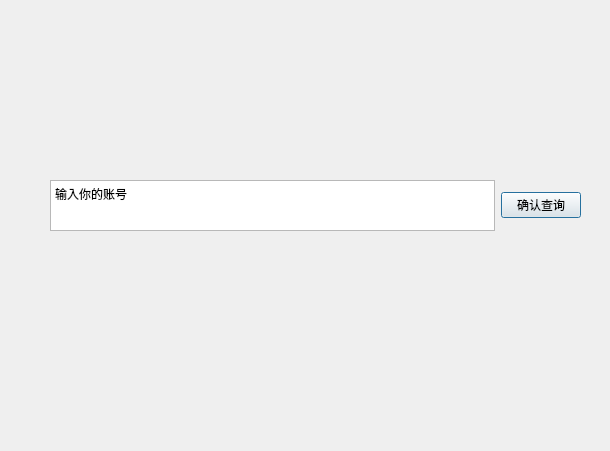
<?xml version="1.0" encoding="UTF-8"?>
<ui version="4.0">
 <class>ChaXun_menu</class>
 <widget class="QDialog" name="ChaXun_menu">
  <property name="geometry">
   <rect>
    <x>0</x>
    <y>0</y>
    <width>610</width>
    <height>451</height>
   </rect>
  </property>
  <property name="windowTitle">
   <string>信息查询</string>
  </property>
  <widget class="QWidget" name="horizontalLayoutWidget">
   <property name="geometry">
    <rect>
     <x>50</x>
     <y>180</y>
     <width>531</width>
     <height>51</height>
    </rect>
   </property>
   <layout class="QHBoxLayout" name="horizontalLayout">
    <item>
     <layout class="QVBoxLayout" name="verticalLayout">
      <item>
       <widget class="QPlainTextEdit" name="ChaXun_Hao">
        <property name="plainText">
         <string>输入你的账号</string>
        </property>
       </widget>
      </item>
     </layout>
    </item>
    <item>
     <widget class="QPushButton" name="Btn_ChaXun">
      <property name="text">
       <string>确认查询</string>
      </property>
     </widget>
    </item>
   </layout>
  </widget>
 </widget>
 <resources/>
 <connections/>
</ui>
